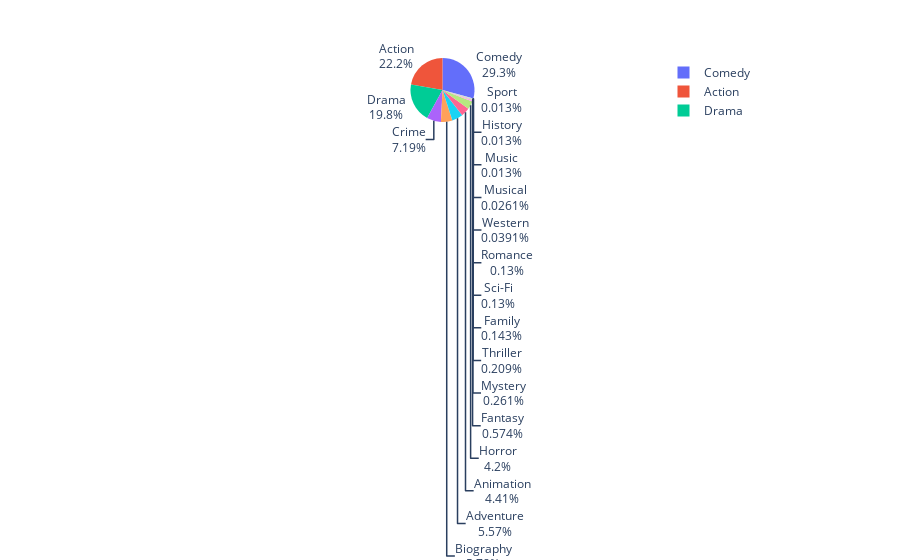

Notebook code cell kept with this figure:
### Code cell
genre_df = df['genre'].value_counts().reset_index()
genre_df = genre_df[genre_df['genre'] /  genre_df['genre'].sum() > 0.00001]

fig = px.pie(genre_df, values='genre', names='index')
fig.update_traces(textposition='outside', textinfo='percent+label')
fig.show()

### Figure 1 — Plotly figure (JSON) as saved in the notebook; plotly's stock layout.template omitted (floating-point values rounded to 4 significant figures)
{"data": [{"domain": {"x": [0, 1], "y": [0, 1]}, "hovertemplate": "index=%{label}<br>genre=%{value}<extra></extra>", "labels": ["Comedy", "Action", "Drama", "Crime", "Biography", "Adventure", "Animation", "Horror", "Fantasy", "Mystery", "Thriller", "Family", "Sci-Fi", "Romance", "Western", "Musical", "Music", "History", "Sport"], "legendgroup": "", "name": "", "showlegend": true, "textinfo": "percent+label", "textposition": "outside", "type": "pie", "values": [2245, 1705, 1518, 551, 443, 427, 338, 322, 44, 20, 16, 11, 10, 10, 3, 2, 1, 1, 1]}], "layout": {"legend": {"tracegroupgap": 0}, "margin": {"t": 60}}}
